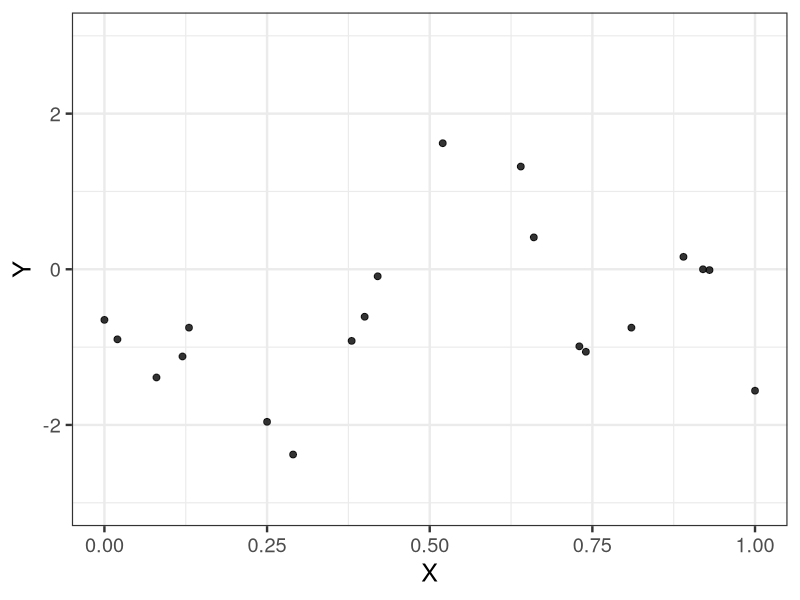

Reproduce this figure in R.
library(ggplot2)

d <- read.csv(file='input/data-gp.csv')

p <- ggplot(data=d, aes(x=X, y=Y)) +
  theme_bw(base_size=18) +
  geom_point(size=2, alpha=0.8) +
  ylim(-3, 3)
ggsave(p, file='output/fig12-11.png', dpi=300, w=4, h=3)

